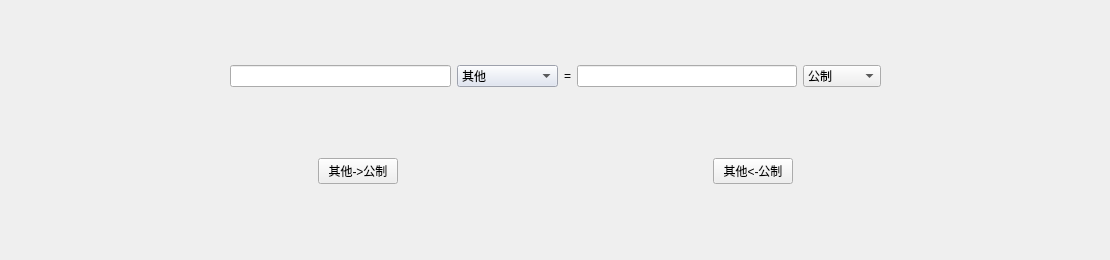
    <widget class="QWidget" name="tab_4">
     <attribute name="title">
      <string>体积转换</string>
     </attribute>
     <widget class="QWidget" name="">
      <property name="geometry">
       <rect>
        <x>10</x>
        <y>0</y>
        <width>1091</width>
        <height>251</height>
       </rect>
      </property>
      <layout class="QVBoxLayout" name="verticalLayout_4">
       <item>
        <layout class="QHBoxLayout" name="horizontalLayout_7">
         <item>
          <spacer name="horizontalSpacer_15">
           <property name="orientation">
            <enum>Qt::Horizontal</enum>
           </property>
           <property name="sizeHint" stdset="0">
            <size>
             <width>40</width>
             <height>20</height>
            </size>
           </property>
          </spacer>
         </item>
         <item>
          <widget class="QLineEdit" name="lineEdit_volume_ENG">
           <property name="placeholderText">
            <string/>
           </property>
          </widget>
         </item>
         <item>
          <widget class="QComboBox" name="comboBox_volume_ENG">
           <property name="enabled">
            <bool>true</bool>
           </property>
           <property name="palette">
            <palette>
             <active>
              <colorrole role="WindowText">
               <brush brushstyle="SolidPattern">
                <color alpha="255">
                 <red>255</red>
                 <green>0</green>
                 <blue>0</blue>
                </color>
               </brush>
              </colorrole>
              <colorrole role="Button">
               <brush brushstyle="SolidPattern">
                <color alpha="255">
                 <red>220</red>
                 <green>226</green>
                 <blue>241</blue>
                </color>
               </brush>
              </colorrole>
              <colorrole role="Base">
               <brush brushstyle="SolidPattern">
                <color alpha="255">
                 <red>220</red>
                 <green>226</green>
                 <blue>241</blue>
                </color>
               </brush>
              </colorrole>
              <colorrole role="Window">
               <brush brushstyle="SolidPattern">
                <color alpha="255">
                 <red>220</red>
                 <green>226</green>
                 <blue>241</blue>
                </color>
               </brush>
              </colorrole>
              <colorrole role="Highlight">
               <brush brushstyle="SolidPattern">
                <color alpha="255">
                 <red>253</red>
                 <green>230</green>
                 <blue>224</blue>
                </color>
               </brush>
              </colorrole>
              <colorrole role="HighlightedText">
               <brush brushstyle="SolidPattern">
                <color alpha="255">
                 <red>255</red>
                 <green>0</green>
                 <blue>0</blue>
                </color>
               </brush>
              </colorrole>
             </active>
             <inactive>
              <colorrole role="WindowText">
               <brush brushstyle="SolidPattern">
                <color alpha="255">
                 <red>255</red>
                 <green>0</green>
                 <blue>0</blue>
                </color>
               </brush>
              </colorrole>
              <colorrole role="Button">
               <brush brushstyle="SolidPattern">
                <color alpha="255">
                 <red>220</red>
                 <green>226</green>
                 <blue>241</blue>
                </color>
               </brush>
              </colorrole>
              <colorrole role="Base">
               <brush brushstyle="SolidPattern">
                <color alpha="255">
                 <red>220</red>
                 <green>226</green>
                 <blue>241</blue>
                </color>
               </brush>
              </colorrole>
              <colorrole role="Window">
               <brush brushstyle="SolidPattern">
                <color alpha="255">
                 <red>220</red>
                 <green>226</green>
                 <blue>241</blue>
                </color>
               </brush>
              </colorrole>
              <colorrole role="Highlight">
               <brush brushstyle="SolidPattern">
                <color alpha="255">
                 <red>253</red>
                 <green>230</green>
                 <blue>224</blue>
                </color>
               </brush>
              </colorrole>
              <colorrole role="HighlightedText">
               <brush brushstyle="SolidPattern">
                <color alpha="255">
                 <red>255</red>
                 <green>0</green>
                 <blue>0</blue>
                </color>
               </brush>
              </colorrole>
             </inactive>
             <disabled>
              <colorrole role="WindowText">
               <brush brushstyle="SolidPattern">
                <color alpha="255">
                 <red>120</red>
                 <green>120</green>
                 <blue>120</blue>
                </color>
               </brush>
              </colorrole>
              <colorrole role="Button">
               <brush brushstyle="SolidPattern">
                <color alpha="255">
                 <red>220</red>
                 <green>226</green>
                 <blue>241</blue>
                </color>
               </brush>
              </colorrole>
              <colorrole role="Base">
               <brush brushstyle="SolidPattern">
                <color alpha="255">
                 <red>220</red>
                 <green>226</green>
                 <blue>241</blue>
                </color>
               </brush>
              </colorrole>
              <colorrole role="Window">
               <brush brushstyle="SolidPattern">
                <color alpha="255">
                 <red>220</red>
                 <green>226</green>
                 <blue>241</blue>
                </color>
               </brush>
              </colorrole>
              <colorrole role="Highlight">
               <brush brushstyle="SolidPattern">
                <color alpha="255">
                 <red>253</red>
                 <green>230</green>
                 <blue>224</blue>
                </color>
               </brush>
              </colorrole>
              <colorrole role="HighlightedText">
               <brush brushstyle="SolidPattern">
                <color alpha="255">
                 <red>255</red>
                 <green>0</green>
                 <blue>0</blue>
                </color>
               </brush>
              </colorrole>
             </disabled>
            </palette>
           </property>
           <property name="editable">
            <bool>false</bool>
           </property>
           <property name="currentIndex">
            <number>0</number>
           </property>
           <item>
            <property name="text">
             <string>其他</string>
            </property>
           </item>
           <item>
            <property name="text">
             <string>立方英尺</string>
            </property>
           </item>
           <item>
            <property name="text">
             <string>立方英寸</string>
            </property>
           </item>
           <item>
            <property name="text">
             <string>立方码</string>
            </property>
           </item>
           <item>
            <property name="text">
             <string>亩英尺</string>
            </property>
           </item>
           <item>
            <property name="text">
             <string>英制加仑</string>
            </property>
           </item>
           <item>
            <property name="text">
             <string>美制加仑</string>
            </property>
           </item>
           <item>
            <property name="text">
             <string>英制液体盎司</string>
            </property>
           </item>
           <item>
            <property name="text">
             <string>美制液体盎司</string>
            </property>
           </item>
          </widget>
         </item>
         <item>
          <widget class="QLabel" name="label_binary_5">
           <property name="text">
            <string>=</string>
           </property>
          </widget>
         </item>
         <item>
          <widget class="QLineEdit" name="lineEdit_volume_GONG"/>
         </item>
         <item>
          <widget class="QComboBox" name="comboBox_volume_GONG">
           <property name="currentIndex">
            <number>0</number>
           </property>
           <item>
            <property name="text">
             <string>公制</string>
            </property>
           </item>
           <item>
            <property name="text">
             <string>立方千米</string>
            </property>
           </item>
           <item>
            <property name="text">
             <string>立方米</string>
            </property>
           </item>
           <item>
            <property name="text">
             <string>立方分米</string>
            </property>
           </item>
           <item>
            <property name="text">
             <string>立方厘米</string>
            </property>
           </item>
           <item>
            <property name="text">
             <string>立方毫米</string>
            </property>
           </item>
           <item>
            <property name="text">
             <string>升</string>
            </property>
           </item>
           <item>
            <property name="text">
             <string>分升</string>
            </property>
           </item>
           <item>
            <property name="text">
             <string>毫升</string>
            </property>
           </item>
           <item>
            <property name="text">
             <string>公石</string>
            </property>
           </item>
           <item>
            <property name="text">
             <string>微升</string>
            </property>
           </item>
          </widget>
         </item>
         <item>
          <spacer name="horizontalSpacer_16">
           <property name="orientation">
            <enum>Qt::Horizontal</enum>
           </property>
           <property name="sizeHint" stdset="0">
            <size>
             <width>40</width>
             <height>20</height>
            </size>
           </property>
          </spacer>
         </item>
        </layout>
       </item>
       <item>
        <layout class="QHBoxLayout" name="horizontalLayout_8">
         <item>
          <spacer name="horizontalSpacer_17">
           <property name="orientation">
            <enum>Qt::Horizontal</enum>
           </property>
           <property name="sizeHint" stdset="0">
            <size>
             <width>40</width>
             <height>20</height>
            </size>
           </property>
          </spacer>
         </item>
         <item>
          <widget class="QPushButton" name="pushButton_volume_EtG">
           <property name="text">
            <string>其他-&gt;公制</string>
           </property>
          </widget>
         </item>
         <item>
          <spacer name="horizontalSpacer_19">
           <property name="orientation">
            <enum>Qt::Horizontal</enum>
           </property>
           <property name="sizeHint" stdset="0">
            <size>
             <width>40</width>
             <height>20</height>
            </size>
           </property>
          </spacer>
         </item>
         <item>
          <widget class="QPushButton" name="pushButton_volume_GtE">
           <property name="text">
            <string>其他&lt;-公制</string>
           </property>
          </widget>
         </item>
         <item>
          <spacer name="horizontalSpacer_18">
           <property name="orientation">
            <enum>Qt::Horizontal</enum>
           </property>
           <property name="sizeHint" stdset="0">
            <size>
             <width>40</width>
             <height>20</height>
            </size>
           </property>
          </spacer>
         </item>
        </layout>
       </item>
      </layout>
     </widget>
    </widget>
